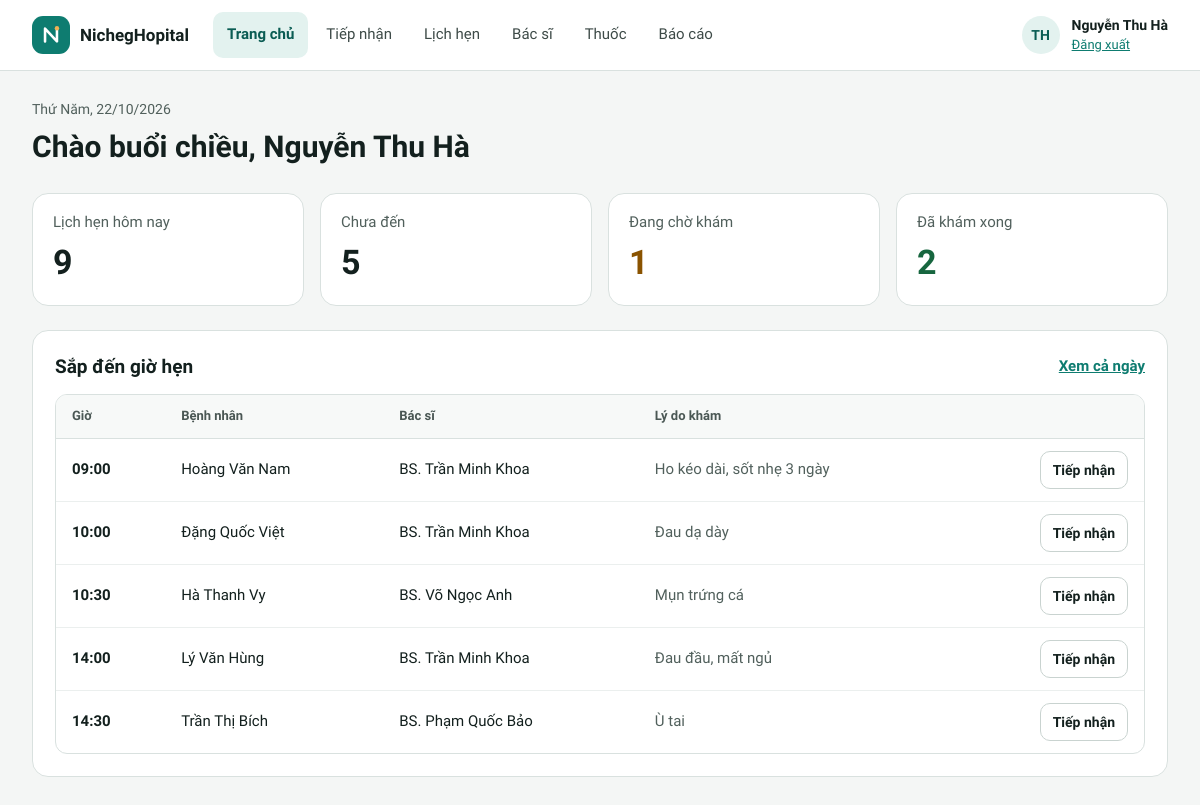
The app's page /quan-ly/trang-chu.php (signed in) with its own data.
### tables this page shows
CREATE TABLE lich_hen (
  id           INT UNSIGNED AUTO_INCREMENT PRIMARY KEY,
  benh_nhan_id INT UNSIGNED NOT NULL,
  bac_si_id    INT UNSIGNED NOT NULL,
  ngay         DATE NOT NULL,
  gio          TIME NOT NULL,
  loai         ENUM('hen_truoc', 'vang_lai') NOT NULL DEFAULT 'hen_truoc' COMMENT 'vang_lai: đến khám không hẹn trước',
  ly_do        VARCHAR(255) NULL,
  trang_thai   ENUM('da_dat', 'cho_kham', 'dang_kham', 'da_kham', 'da_huy') NOT NULL DEFAULT 'da_dat',
  ly_do_huy    VARCHAR(100) NULL,
  tao_luc      DATETIME NOT NULL DEFAULT CURRENT_TIMESTAMP,
   
   
   
  giu_cho      TINYINT AS (IF(trang_thai = 'da_huy' OR loai = 'vang_lai', NULL, 1)) STORED,
  UNIQUE KEY uq_khung_gio (bac_si_id, ngay, gio, giu_cho),
  INDEX idx_lh_ngay (ngay, trang_thai),
  INDEX idx_lh_benh_nhan (benh_nhan_id),
  CONSTRAINT fk_lh_benh_nhan FOREIGN KEY (benh_nhan_id) REFERENCES benh_nhan (id),
  CONSTRAINT fk_lh_bac_si FOREIGN KEY (bac_si_id) REFERENCES bac_si (id)
);

CREATE TABLE benh_nhan (
  id            INT UNSIGNED AUTO_INCREMENT PRIMARY KEY,
  ma            VARCHAR(10)  NULL UNIQUE,
  ho_ten        VARCHAR(100) NOT NULL,
  so_dien_thoai CHAR(10)     NOT NULL UNIQUE,
  nam_sinh      SMALLINT UNSIGNED NULL,
  gioi_tinh     ENUM('Nam', 'Nữ') NULL,
  dia_chi       VARCHAR(255) NULL,
  tao_luc       DATETIME NOT NULL DEFAULT CURRENT_TIMESTAMP
);

CREATE TABLE bac_si (
  id            INT UNSIGNED AUTO_INCREMENT PRIMARY KEY,
  ho_ten        VARCHAR(100) NOT NULL,
  chuyen_khoa   VARCHAR(50)  NOT NULL,
  phong         VARCHAR(20)  NOT NULL,
  so_dien_thoai CHAR(10)     NOT NULL,
  email         VARCHAR(100) NULL,
  trinh_do      VARCHAR(100) NULL
);

### includes/tien-ich.php (called while the page is built, shortened)
<?php
function e(mixed $gia_tri): string
{
    return htmlspecialchars((string) ($gia_tri ?? ''), ENT_QUOTES, 'UTF-8');
}
function duong_dan_goc(): string
{
    static $goc = null;
    if ($goc === null) {
        $thu_muc_public = str_replace('\\', '/', (string) realpath(__DIR__ . '/../public'));
        $goc_web = rtrim(str_replace('\\', '/', (string) realpath($_SERVER['DOCUMENT_ROOT'] ?? '')), '/');
        $goc = '';
        if ($goc_web !== '' && str_starts_with($thu_muc_public . '/', $goc_web . '/')) {
            $phan = trim(substr($thu_muc_public, strlen($goc_web)), '/');
            $goc = $phan === '' ? '' : '/' . implode('/', array_map('rawurlencode', explode('/', $phan)));
        }
    }
    return $goc;
}
function url(string $trang, array $tham_so = []): string
{
    $tham_so = array_filter($tham_so, fn($v) => $v !== null && $v !== '');
    $chuoi = $tham_so ? '?' . http_build_query($tham_so, '', '&', PHP_QUERY_RFC3986) : '';
    return duong_dan_goc() . '/' . ltrim($trang, '/') . $chuoi;
}
function chu_cai_dau(string $ho_ten): string
{
    $tu = array_slice(preg_split('/\s+/u', trim($ho_ten)) ?: [], -2);
    return mb_strtoupper(implode('', array_map(fn($t) => mb_substr($t, 0, 1), $tu)));
}
function ten_bac_si(string $ho_ten): string
{
    return 'BS. ' . $ho_ten;
}
function hom_nay(): string
{
    return date('Y-m-d');
}
function ten_thu(string $ngay): string
{
    return THU_TRONG_TUAN[(int) date('N', strtotime($ngay))];
}
function ngay_vn(string $ngay): string
{
    return date('d/m/Y', strtotime($ngay));
}
function gio_ngan(string $gio): string
{
    return substr($gio, 0, 5);
}
function thu_ngay(string $ngay): string
{
    return ten_thu($ngay) . ', ' . ngay_vn($ngay);
}

### includes/xac-thuc.php (called while the page is built, shortened)
<?php
function nguoi_dung(): ?array
{
    return $_SESSION['nguoi_dung'] ?? null;
}

### includes/csdl.php (called while the page is built, shortened)
<?php
function csdl(): PDO
{
    static $pdo = null;
    if ($pdo === null) {
        $dsn = sprintf('mysql:host=%s;port=%d;dbname=%s;charset=utf8mb4', CSDL_MAY_CHU, CSDL_CONG, CSDL_TEN);
        try {
            $pdo = new PDO($dsn, CSDL_NGUOI_DUNG, CSDL_MAT_KHAU, [
                PDO::ATTR_ERRMODE => PDO::ERRMODE_EXCEPTION,
                PDO::ATTR_DEFAULT_FETCH_MODE => PDO::FETCH_ASSOC,
                PDO::ATTR_EMULATE_PREPARES => false,
            ]);
            $pdo->exec("SET time_zone = '+07:00'");
        } catch (PDOException $loi) {
            http_response_code(500);
            exit('Không kết nối được cơ sở dữ liệu. Hãy kiểm tra MySQL đã chạy và đã chạy lệnh "php database/cai-dat.php" (xem README.md). Chi tiết: '
                . htmlspecialchars($loi->getMessage()));
        }
    }
    return $pdo;
}
function truy_van(string $sql, array $tham_so = []): PDOStatement
{
    $lenh = csdl()->prepare($sql);
    $lenh->execute($tham_so);
    return $lenh;
}
function mot_dong(string $sql, array $tham_so = []): ?array
{
    $dong = truy_van($sql, $tham_so)->fetch();
    return $dong === false ? null : $dong;
}
function nhieu_dong(string $sql, array $tham_so = []): array
{
    return truy_van($sql, $tham_so)->fetchAll();
}

### public/quan-ly/trang-chu.php (the view, shortened to what this page needs)
<?php
$nguoi_dung = yeu_cau_vai_tro('QL');
$dem = mot_dong(
    "SELECT SUM(trang_thai <> 'da_huy') AS tong, SUM(trang_thai = 'da_dat') AS chua_den,
            SUM(trang_thai = 'cho_kham') AS cho_kham, SUM(trang_thai = 'da_kham') AS da_kham
     FROM lich_hen WHERE ngay = ?",
    [hom_nay()]
);
$sap_den = nhieu_dong(
    "SELECT lh.id, lh.gio, lh.ly_do, bn.ho_ten, bs.ho_ten AS bac_si
     FROM lich_hen lh JOIN benh_nhan bn ON bn.id = lh.benh_nhan_id JOIN bac_si bs ON bs.id = lh.bac_si_id
     WHERE lh.ngay = ? AND lh.trang_thai = 'da_dat' ORDER BY lh.gio LIMIT 6",
    [hom_nay()]
);
$gio = (int) date('G');
$loi_chao = $gio < 11 ? 'Chào buổi sáng' : ($gio < 18 ? 'Chào buổi chiều' : 'Chào buổi tối');
mo_trang('Trang chủ', 'ql', 'home');
?>
<main class="pg">
  <div class="pg-head">
    <span class="eyebrow"><?= e(thu_ngay(hom_nay())) ?></span>
    <h1><?= e($loi_chao) ?>, <?= e($nguoi_dung['ho_ten']) ?></h1>
  </div>
  <div class="stats">
    <div class="card stat"><span>Lịch hẹn hôm nay</span><strong><?= (int) $dem['tong'] ?></strong></div>
    <div class="card stat"><span>Chưa đến</span><strong><?= (int) $dem['chua_den'] ?></strong></div>
    <div class="card stat"><span>Đang chờ khám</span><strong class="c-cam"><?= (int) $dem['cho_kham'] ?></strong></div>
    <div class="card stat"><span>Đã khám xong</span><strong class="c-xanh"><?= (int) $dem['da_kham'] ?></strong></div>
  </div>
  <section class="card p22 stack g14">
    <div class="row between">
      <h2>Sắp đến giờ hẹn</h2>
      <a href="<?= e(url('quan-ly/lich-hen-hom-nay.php')) ?>" style="font-size:15px;font-weight:600">Xem cả ngày</a>
    </div>
    <?php if ($sap_den): ?>
      <div class="tbl-box">
        <table style="min-width:640px">
          <thead><tr><th>Giờ</th><th>Bệnh nhân</th><th>Bác sĩ</th><th>Lý do khám</th><th></th></tr></thead>
          <tbody>
            <?php foreach ($sap_den as $lh): ?>
              <tr>
                <td class="strong num"><?= e(gio_ngan($lh['gio'])) ?></td>
                <td style="font-weight:500"><?= e($lh['ho_ten']) ?></td>
                <td><?= e(ten_bac_si($lh['bac_si'])) ?></td>
                <td class="muted"><?= e($lh['ly_do']) ?></td>
                <td class="t-right"><a class="btn sm" href="<?= e(url('quan-ly/tiep-nhan.php', ['id' => $lh['id']])) ?>">Tiếp nhận</a></td>
              </tr>
            <?php endforeach; ?>
          </tbody>
        </table>
      </div>
    <?php else: ?>
      <p class="muted" style="font-size:15px">Không còn lịch hẹn nào chờ tiếp nhận hôm nay.</p>
    <?php endif; ?>
  </section>
</main>
<?php dong_trang(); ?>

### includes/giao-dien.php (shortened to what this page needs)
<?php
function logo(string $mau = '#FFFFFF', int $co = 22): string
{
    return '<svg width="' . $co . '" height="' . $co . '" viewBox="0 0 24 24" fill="none" aria-hidden="true">'
        . '<path d="M5.5 19V5l13 14V5" stroke="' . $mau . '" stroke-width="2.8" stroke-linecap="round" stroke-linejoin="round"></path>'
        . '<circle cx="18.5" cy="4.6" r="2.4" fill="#F2B154"></circle></svg>';
}
function mo_trang(string $tieu_de, string $khu = '', string $muc = ''): void
{
    ?><!doctype html>
<html lang="vi">
<head>
<link rel="stylesheet" href="<?= e(url('assets/app.css')) ?>">
</head>
<body class="<?= e($khu) ?>">
<?php
    if ($khu === 'ql') {
        thanh_dieu_huong_ql($muc);
    } elseif ($khu === 'bn') {
        thanh_dieu_huong_bn($muc);
    }
}
function dong_trang(string $script = ''): void
{
    echo '<script src="', e(url('assets/app.js')), '"></script>', $script, "\n</body>\n</html>\n";
}
function o_nguoi_dung(): string
{
    $nguoi_dung = nguoi_dung();
    return '<div class="user"><span class="avatar">' . e(chu_cai_dau($nguoi_dung['ho_ten'])) . '</span>'
        . '<span class="user-txt"><span class="uname">' . e($nguoi_dung['ho_ten']) . '</span>'
        . '<a href="' . e(url('dang-xuat.php')) . '">Đăng xuất</a></span></div>';
}
function thanh_dieu_huong_ql(string $muc): void
{
    $cac_muc = [
        'home' => ['Trang chủ', 'quan-ly/trang-chu.php'],
        'reception' => ['Tiếp nhận', 'quan-ly/tiep-nhan.php'],
        'today' => ['Lịch hẹn', 'quan-ly/lich-hen-hom-nay.php'],
        'doctors' => ['Bác sĩ', 'quan-ly/bac-si.php'],
        'drugs' => ['Thuốc', 'quan-ly/thuoc.php'],
        'report' => ['Báo cáo', 'quan-ly/bao-cao.php'],
    ];
    ?>
<header class="topbar no-print">
  <div class="topbar-in">
    <a class="brand" href="<?= e(url('quan-ly/trang-chu.php')) ?>"><span class="brand-mark"><?= logo() ?></span><strong><?= e(TEN_PHONG_KHAM) ?></strong></a>
    <nav class="nav" aria-label="Chức năng quản lý">
      <?php foreach ($cac_muc as $ma => [$nhan, $trang]): ?>
        <a href="<?= e(url($trang)) ?>"<?= $ma === $muc ? ' aria-current="page"' : '' ?>><?= e($nhan) ?></a>
      <?php endforeach; ?>
    </nav>
    <?= o_nguoi_dung() ?>
  </div>
</header>
<?php
}
    ?>

### public/assets/app.css (style rules this page uses)
:root { --nen: #F4F6F5; --chu: #13201E; --chinh: #0E7C70; --chinh-dam: #0A5C53; --dam: #0B4F48; --nhat: #E3F2EF; --vien: #D9E1DF; --vien-o: #C9D3D0; --phu: #51605C; --nhan: #2F3B38; --ke: #EBEFEE; }
* { box-sizing: border-box; }
html { -webkit-text-size-adjust: 100%; scroll-padding-top: 88px; }
body { margin: 0; min-height: 100vh; background: var(--nen); color: var(--chu); font-family: 'Lexend', system-ui, sans-serif; font-size: 15px; line-height: 1.45; }
a { color: var(--chinh); }
h1, h2, h3, p { margin: 0; }
h1, h2, h3 { font-weight: 600; }
.muted { color: var(--phu); }
.num { font-variant-numeric: tabular-nums; }
.stack { display: flex; flex-direction: column; }
.g14 { gap: 14px; }
.row { display: flex; flex-wrap: wrap; align-items: center; gap: 12px; }
.between { justify-content: space-between; }
.topbar { position: sticky; top: 0; z-index: 40; background: #FFFFFF; border-bottom: 1px solid var(--vien); }
.topbar-in { max-width: 1440px; margin: 0 auto; padding: 12px 32px; display: flex; flex-wrap: wrap; align-items: center; gap: 10px 24px; }
.brand { display: flex; align-items: center; gap: 10px; text-decoration: none; color: var(--chu); min-width: 0; }
.brand strong { font-size: 17px; font-weight: 600; white-space: nowrap; overflow: hidden; text-overflow: ellipsis; }
.brand-mark { width: 38px; height: 38px; flex: 0 0 38px; border-radius: 11px; background: var(--chinh); display: flex; align-items: center; justify-content: center; }
.nav { display: flex; flex-wrap: wrap; gap: 4px; flex: 1 1 auto; }
.nav a { min-height: 46px; padding: 0 14px; display: flex; align-items: center; border-radius: 10px; font-size: 15px; font-weight: 500; color: #3E4B48; text-decoration: none; white-space: nowrap; }
.nav a[aria-current="page"] { background: var(--nhat); color: var(--chinh-dam); font-weight: 600; }
.user { display: flex; align-items: center; gap: 12px; margin-left: auto; }
.user-txt { display: flex; flex-direction: column; gap: 1px; }
.user-txt .uname { font-size: 14px; font-weight: 600; white-space: nowrap; }
.user-txt a { font-size: 13px; white-space: nowrap; }
.avatar { width: 38px; height: 38px; flex: 0 0 38px; border-radius: 50%; background: var(--nhat); color: var(--chinh-dam); display: inline-flex; align-items: center; justify-content: center; font-weight: 600; font-size: 14px; }
.pg { max-width: 1440px; margin: 0 auto; padding: 28px 32px 48px; display: flex; flex-direction: column; gap: 24px; }
.pg-head { display: flex; flex-direction: column; gap: 6px; }
.pg-head h1 { font-size: 30px; }
.eyebrow { font-size: 14px; color: var(--phu); }
.card { background: #FFFFFF; border: 1px solid var(--vien); border-radius: 16px; }
.p22 { padding: 22px; }
.card h2 { font-size: 19px; }
.btn { min-height: 46px; padding: 0 18px; border-radius: 10px; border: 1px solid var(--vien-o); background: #FFFFFF; color: var(--chu); font-size: 15px; font-weight: 600; display: inline-flex; align-items: center; justify-content: center; gap: 8px; cursor: pointer; text-decoration: none; white-space: nowrap; }
.btn.sm, .bn .btn.sm { min-height: 38px; padding: 0 12px; font-size: 14px; border-radius: 10px; }
.tbl-box { overflow-x: auto; border: 1px solid var(--vien); border-radius: 12px; background: #FFFFFF; }
table { width: 100%; border-collapse: collapse; }
th { text-align: left; font-size: 13px; color: #4A5754; font-weight: 600; padding: 12px 16px; border-bottom: 1px solid var(--vien); background: #F7F9F8; white-space: nowrap; }
td { padding: 12px 16px; border-bottom: 1px solid var(--ke); font-size: 15px; vertical-align: middle; }
tbody tr:last-child td { border-bottom: 0; }
.t-right { text-align: right; }
.strong { font-weight: 600; }
.stats { display: grid; grid-template-columns: repeat(auto-fit, minmax(min(220px, 100%), 1fr)); gap: 16px; }
.stat { padding: 18px 20px; display: flex; flex-direction: column; gap: 4px; }
.stat span { font-size: 15px; color: var(--phu); }
.stat strong { font-size: 34px; font-weight: 600; }
.c-cam { color: #8A5300; }
.c-xanh { color: #17663F; }

### records on screen
lich_hen: gio "09:00", benh_nhan.ho_ten "Hoàng Văn Nam", bac_si.ho_ten "BS. Trần Minh Khoa", ly_do "Ho kéo dài, sốt nhẹ 3 ngày"
lich_hen: gio "10:00", benh_nhan.ho_ten "Đặng Quốc Việt", bac_si.ho_ten "BS. Trần Minh Khoa", ly_do "Đau dạ dày"
lich_hen: gio "10:30", benh_nhan.ho_ten "Hà Thanh Vy", bac_si.ho_ten "BS. Võ Ngọc Anh", ly_do "Mụn trứng cá"
lich_hen: gio "14:00", benh_nhan.ho_ten "Lý Văn Hùng", bac_si.ho_ten "BS. Trần Minh Khoa", ly_do "Đau đầu, mất ngủ"
lich_hen: gio "14:30", benh_nhan.ho_ten "Trần Thị Bích", bac_si.ho_ten "BS. Phạm Quốc Bảo", ly_do "Ù tai"

### other values on screen
TEN_PHONG_KHAM "NichegHopital"
$nhan "Trang chủ"
$nhan "Tiếp nhận"
$nhan "Lịch hẹn"
$nhan "Bác sĩ"
$nhan "Thuốc"
$nhan "Báo cáo"
chu_cai_dau($nguoi_dung['ho_ten']) "TH"
$nguoi_dung['ho_ten'] "Nguyễn Thu Hà"
thu_ngay(hom_nay()) "Thứ Năm, 22/10/2026"
$dem['tong'] "9"
$dem['chua_den'] "5"
$dem['cho_kham'] "1"
$dem['da_kham'] "2"
